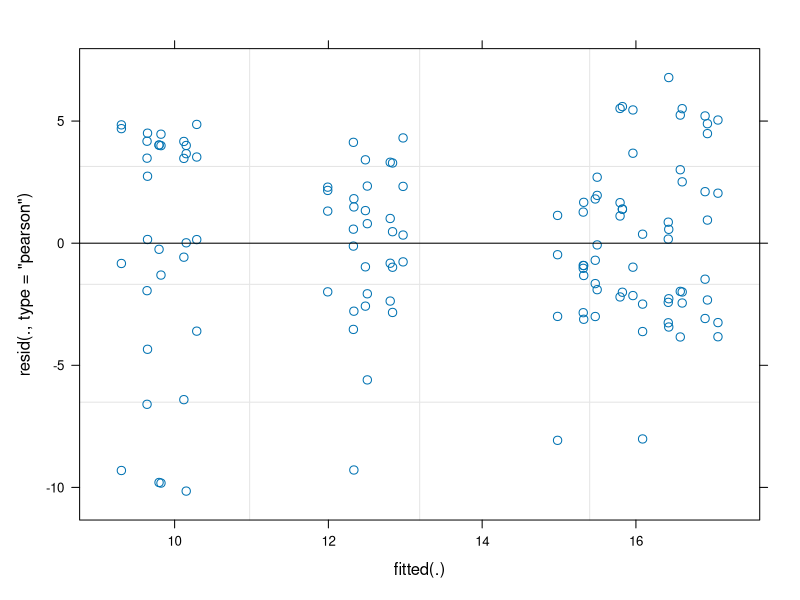
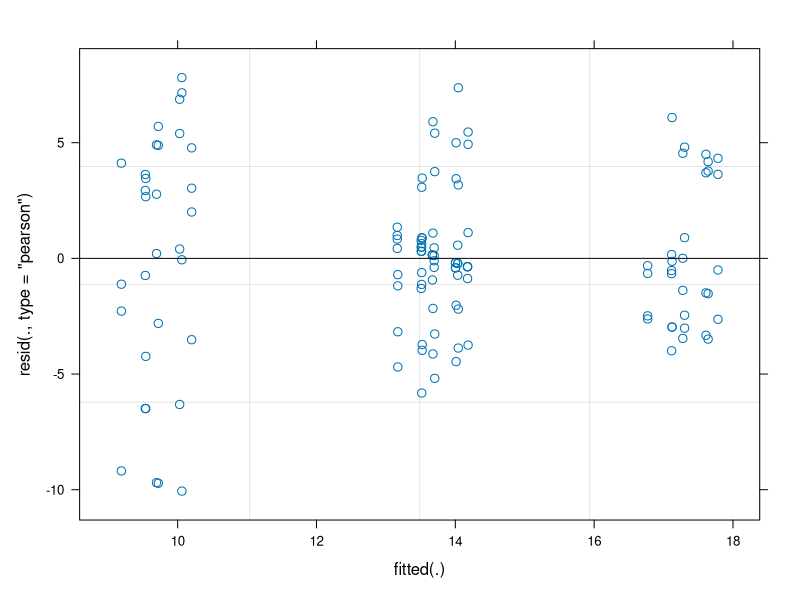
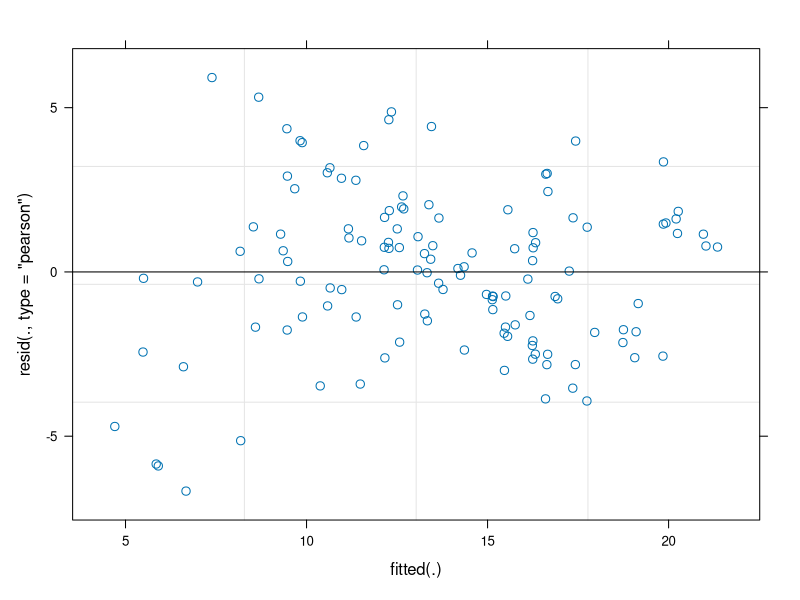
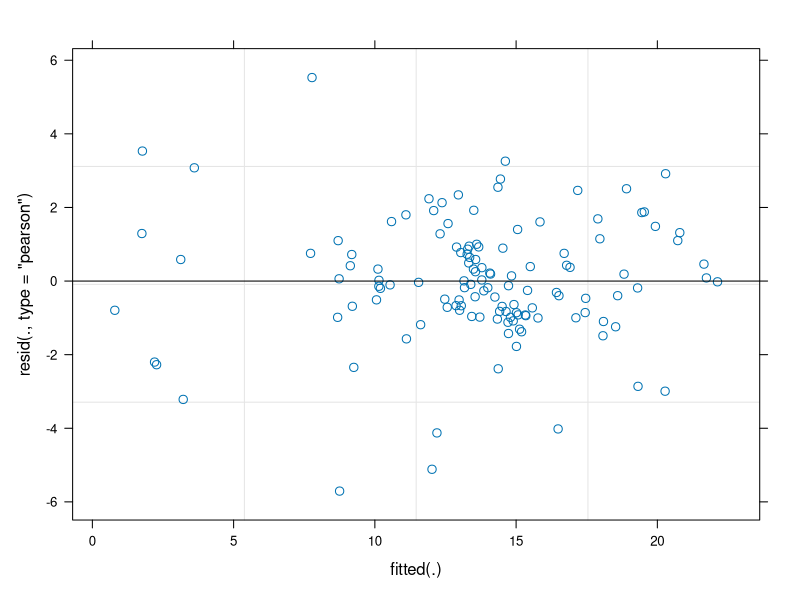

The R source for these figures, in order: (Note: this script raises an error after producing the figures.)
#### phage_analysis.R by Jack Common
#### Code to generate models that compare phage titre as a function of days post-infection (dpi) and
#### phage x host diversity treatment

rm(list=ls())
options(show.signif.stars = F)

#### ---- Dependencies ---- ####
library(scales)
library(cowplot)
library(ggplot2)
library(lme4)
library(magrittr)
library(tidyverse)
library(lmerTest)

#### ---- Functions ---- ####
## Compare AIC values for model fit
# This function extracts the AIC for each GLM, and then compares the absolute relative 
# differences for each AIC to the model with the lowest AIC. This acts as a measure of 
# model fit. More can be found at: http://faculty.washington.edu/skalski/classes/QERM597/papers_xtra/Burnham%20and%20Anderson.pdf

compare_AICs = function(df){          # df is a dataframe of AIC values 
  print(df)                           # prints the origina AIC values 
  col_len = length(df[,2])            # extracts the number of number of models
  AIC_min = abs(min(df[,2]))          # finds the minimum AIC value
  for (i in seq(1, col_len, 1)){      # loop through the AIC values and prints the absolute differences from AIC_min
    print( (abs(df[i,2])) - AIC_min)
  }
}

## Convert log-odds to probabilities from binomial GLM output
logit2prob <- function(logit){
  odds <- exp(logit)
  prob <- odds / (1 + odds)
  return(prob)
}
treatment_names <- list(
  "3" = "3",
  "6" = "6",
  "12" = "12",
  "24" = "24"
)

treatment_labeller <- function(variable, value) {
  return(treatment_names[value])
}

timepoint_names <- list(
  "1" = "1 dpi",
  "2" = "2 dpi",
  "3" = "3 dpi"
)

timepoint_labeller <- function(variable, value) {
  return(timepoint_names[value])
}

treatment_list <- c("3", "6", "12", "24")

pfu_labels <- c(
  expression("0"), 
  expression('10'^2*''), 
  expression('10'^4*''),
  expression('10'^6*''),
  expression('10'^8*''),
  expression('10'^10*''),
  expression("10"^12*"")
)

pd <- position_dodge(0.5)

##### ---- Phage data ---- #####
phage <- read.csv("Experiment 1/original_data/phage_data.csv", header=T) %>% 
  select(-Escape_phage)
phage$Treatment %<>% as.factor
phage$Timepoint %<>% as.factor

phage$Treatment %<>% relevel(ref="24")
phage$Treatment %<>% relevel(ref="12")
phage$Treatment %<>% relevel(ref="6")
phage$Treatment %<>% relevel(ref="3")

phage$Timepoint %<>% relevel(ref="3")
phage$Timepoint %<>% relevel(ref="2")
phage$Timepoint %<>% relevel(ref="1")
phage$Timepoint %<>% relevel(ref="0")

#### --- lme4 models ---- ####
m1 <- lmer(log(Titre+1)~Treatment+(1|Replicate), data=phage)
m2 <- lmer(log(Titre+1)~Timepoint+(1|Replicate), data=phage)
m3 <- lmer(log(Titre+1)~Treatment+Timepoint+(1|Replicate), data=phage)
m4 <- lmer(log(Titre+1)~Treatment*Timepoint+(1|Replicate), data=phage)

AIC(m1, m2, m3, m4) %>% compare_AICs()
plot(m1)
plot(m2)
plot(m3)
plot(m4)

anova(m1, m2, m3, m4, type="marginal")
anova(m3, type="marginal")
summary(m3)

#### ---- Coefficient plot ---- ####
m3 <- lmer(log(Titre+1)~Treatment + Timepoint+(1|Replicate), data=phage)

coefs <- data.frame(term = factor(7), 
                    beta = numeric(7), 
                    l.95 = numeric(7), h.95 = numeric(7), 
                    l.89 = numeric(7), h.89 = numeric(7), 
                    l.67 = numeric(7), h.67 = numeric(7))

coefs$term <- c("Intercept", "6", "12", "24", "1 dpi", "2 dpi", "3 dpi") %>% 
  as.factor

# Get coefficients and confidence intervals
coefs$beta <- fixef(m3)
coefs$l.95 <- confint(m3, parm="beta_", level=0.95) %>% 
  as.data.frame() %>%    
  slice(1:7) %>% 
  select("2.5 %") %>% 
  .[1:7,1]
coefs$h.95 <- confint(m3, parm="beta_", level=0.95) %>% 
  as.data.frame() %>%    
  slice(1:7) %>% 
  select("97.5 %") %>% 
  .[1:7,1]

coefs$l.89 <- confint.merMod(m3, parm="beta_", level=0.89) %>% 
  as.data.frame() %>%    
  slice(1:7) %>% 
  select("5.5 %") %>% 
  .[1:7,1]
coefs$h.89 <- confint(m3, parm="beta_", level=0.89) %>% 
  as.data.frame() %>%    
  slice(1:7) %>% 
  select("94.5 %") %>% 
  .[1:7,1]

coefs$l.67 <- confint.merMod(m3, parm="beta_", level=0.67) %>% 
  as.data.frame() %>%    
  slice(1:7) %>% 
  select("16.5 %") %>% 
  .[1:7,1]
coefs$h.67 <- confint(m3, parm="beta_", level=0.67) %>% 
  as.data.frame() %>%    
  slice(1:7) %>% 
  select("83.5 %") %>% 
  .[1:7,1]

write.csv(coefs, "./Experiment 1/summary_data/phage_model_coefs.csv", row.names = F)

coefs$term %<>% relevel(ref="3 dpi")
coefs$term %<>% relevel(ref="2 dpi")
coefs$term %<>% relevel(ref="1 dpi")
coefs$term %<>% relevel(ref="24")
coefs$term %<>% relevel(ref="12")
coefs$term %<>% relevel(ref="6")
coefs$term %<>% relevel(ref="Intercept")

phage_coefs <- ggplot(aes(y=beta, x=term), data=coefs)+
  geom_errorbar(aes(ymin=l.67, ymax=h.67), width=0, size=4, alpha=0.5)+
  geom_errorbar(aes(ymin=l.89, ymax=h.89), width=0, size=2, alpha=0.5)+
  geom_errorbar(aes(ymin=l.95, ymax=h.95), width=0)+
  geom_point(fill="white", pch=21, colour="black", size=2)+
  geom_hline(yintercept=0, linetype=2)+
  coord_flip()+
  cowplot::theme_cowplot()+
  labs(y=expression(bold("ln(pfu ml"*{}^{-1}*")")), x="Fixed effect level")+ 
  scale_y_continuous(breaks=seq(-14, 20, 2))+
  theme(axis.text = element_text(size=12),
        axis.title = element_text(face="bold", size=16))+
  NULL
last_plot()

ggsave("phage_coefs.png", p1, path="./Experiment 1/figs/", 
       device="png", dpi=600,width=15, height=12, units=c("cm"))
